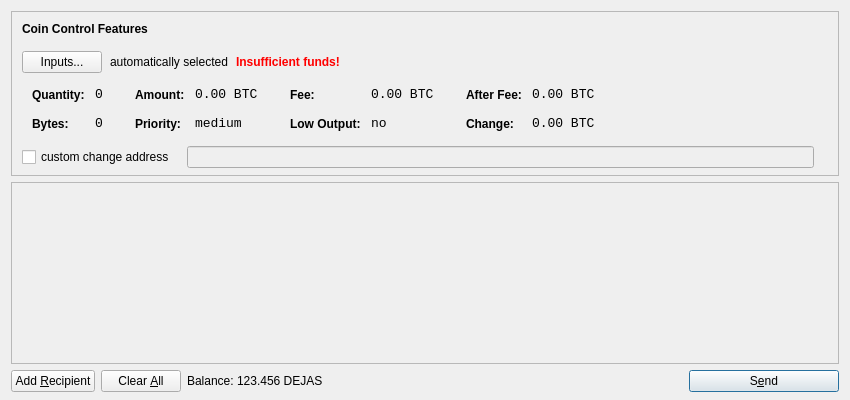
<?xml version="1.0" encoding="UTF-8"?>
<ui version="4.0">
 <class>SendCoinsDialog</class>
 <widget class="QDialog" name="SendCoinsDialog">
  <property name="geometry">
   <rect>
    <x>0</x>
    <y>0</y>
    <width>850</width>
    <height>400</height>
   </rect>
  </property>
  <property name="windowTitle">
   <string>Send Coins</string>
  </property>
  <layout class="QVBoxLayout" name="verticalLayout" stretch="0,1,0">
   <property name="bottomMargin">
    <number>8</number>
   </property>
   <item>
    <widget class="QFrame" name="frameCoinControl">
     <property name="sizePolicy">
      <sizepolicy hsizetype="Expanding" vsizetype="Expanding">
       <horstretch>0</horstretch>
       <verstretch>0</verstretch>
      </sizepolicy>
     </property>
     <property name="maximumSize">
      <size>
       <width>16777215</width>
       <height>16777215</height>
      </size>
     </property>
     <property name="frameShape">
      <enum>QFrame::StyledPanel</enum>
     </property>
     <property name="frameShadow">
      <enum>QFrame::Sunken</enum>
     </property>
     <layout class="QVBoxLayout" name="verticalLayoutCoinControl2">
      <property name="spacing">
       <number>-1</number>
      </property>
      <property name="leftMargin">
       <number>0</number>
      </property>
      <property name="topMargin">
       <number>0</number>
      </property>
      <property name="rightMargin">
       <number>0</number>
      </property>
      <property name="bottomMargin">
       <number>6</number>
      </property>
      <item>
       <layout class="QVBoxLayout" name="verticalLayoutCoinControl" stretch="0,0,0,0,1">
        <property name="spacing">
         <number>0</number>
        </property>
        <property name="leftMargin">
         <number>10</number>
        </property>
        <property name="topMargin">
         <number>10</number>
        </property>
        <item>
         <layout class="QHBoxLayout" name="horizontalLayoutCoinControl1">
          <property name="bottomMargin">
           <number>15</number>
          </property>
          <item>
           <widget class="QLabel" name="labelCoinControlFeatures">
            <property name="sizePolicy">
             <sizepolicy hsizetype="Preferred" vsizetype="Maximum">
              <horstretch>0</horstretch>
              <verstretch>0</verstretch>
             </sizepolicy>
            </property>
            <property name="font">
             <font>
              <weight>75</weight>
              <bold>true</bold>
             </font>
            </property>
            <property name="styleSheet">
             <string notr="true">font-weight:bold;</string>
            </property>
            <property name="text">
             <string>Coin Control Features</string>
            </property>
           </widget>
          </item>
         </layout>
        </item>
        <item>
         <layout class="QHBoxLayout" name="horizontalLayoutCoinControl2" stretch="0,0,0,0">
          <property name="spacing">
           <number>8</number>
          </property>
          <property name="bottomMargin">
           <number>10</number>
          </property>
          <item>
           <widget class="QPushButton" name="pushButtonCoinControl">
            <property name="styleSheet">
             <string notr="true"/>
            </property>
            <property name="text">
             <string>Inputs...</string>
            </property>
           </widget>
          </item>
          <item>
           <widget class="QLabel" name="labelCoinControlAutomaticallySelected">
            <property name="text">
             <string>automatically selected</string>
            </property>
            <property name="margin">
             <number>5</number>
            </property>
           </widget>
          </item>
          <item>
           <widget class="QLabel" name="labelCoinControlInsuffFunds">
            <property name="font">
             <font>
              <weight>75</weight>
              <bold>true</bold>
             </font>
            </property>
            <property name="styleSheet">
             <string notr="true">color:red;font-weight:bold;</string>
            </property>
            <property name="text">
             <string>Insufficient funds!</string>
            </property>
            <property name="margin">
             <number>5</number>
            </property>
           </widget>
          </item>
          <item>
           <spacer name="horizontalSpacerCoinControl">
            <property name="orientation">
             <enum>Qt::Horizontal</enum>
            </property>
            <property name="sizeHint" stdset="0">
             <size>
              <width>40</width>
              <height>1</height>
             </size>
            </property>
           </spacer>
          </item>
         </layout>
        </item>
        <item>
         <widget class="QWidget" name="widgetCoinControl" native="true">
          <property name="sizePolicy">
           <sizepolicy hsizetype="Preferred" vsizetype="Preferred">
            <horstretch>0</horstretch>
            <verstretch>0</verstretch>
           </sizepolicy>
          </property>
          <property name="minimumSize">
           <size>
            <width>0</width>
            <height>0</height>
           </size>
          </property>
          <property name="styleSheet">
           <string notr="true"/>
          </property>
          <layout class="QHBoxLayout" name="horizontalLayoutCoinControl5">
           <property name="margin">
            <number>0</number>
           </property>
           <item>
            <layout class="QHBoxLayout" name="horizontalLayoutCoinControl3" stretch="0,0,0,1">
             <property name="spacing">
              <number>20</number>
             </property>
             <property name="topMargin">
              <number>0</number>
             </property>
             <property name="bottomMargin">
              <number>10</number>
             </property>
             <item>
              <layout class="QFormLayout" name="formLayoutCoinControl1">
               <property name="horizontalSpacing">
                <number>10</number>
               </property>
               <property name="verticalSpacing">
                <number>14</number>
               </property>
               <property name="leftMargin">
                <number>10</number>
               </property>
               <property name="topMargin">
                <number>4</number>
               </property>
               <property name="rightMargin">
                <number>6</number>
               </property>
               <item row="0" column="0">
                <widget class="QLabel" name="labelCoinControlQuantityText">
                 <property name="styleSheet">
                  <string notr="true">font-weight:bold;</string>
                 </property>
                 <property name="text">
                  <string>Quantity:</string>
                 </property>
                 <property name="margin">
                  <number>0</number>
                 </property>
                </widget>
               </item>
               <item row="0" column="1">
                <widget class="QLabel" name="labelCoinControlQuantity">
                 <property name="font">
                  <font>
                   <family>Monospace</family>
                   <pointsize>10</pointsize>
                  </font>
                 </property>
                 <property name="cursor">
                  <cursorShape>IBeamCursor</cursorShape>
                 </property>
                 <property name="contextMenuPolicy">
                  <enum>Qt::ActionsContextMenu</enum>
                 </property>
                 <property name="text">
                  <string notr="true">0</string>
                 </property>
                 <property name="margin">
                  <number>0</number>
                 </property>
                 <property name="textInteractionFlags">
                  <set>Qt::LinksAccessibleByMouse|Qt::TextSelectableByKeyboard|Qt::TextSelectableByMouse</set>
                 </property>
                </widget>
               </item>
               <item row="1" column="0">
                <widget class="QLabel" name="labelCoinControlBytesText">
                 <property name="styleSheet">
                  <string notr="true">font-weight:bold;</string>
                 </property>
                 <property name="text">
                  <string>Bytes:</string>
                 </property>
                </widget>
               </item>
               <item row="1" column="1">
                <widget class="QLabel" name="labelCoinControlBytes">
                 <property name="font">
                  <font>
                   <family>Monospace</family>
                   <pointsize>10</pointsize>
                  </font>
                 </property>
                 <property name="cursor">
                  <cursorShape>IBeamCursor</cursorShape>
                 </property>
                 <property name="contextMenuPolicy">
                  <enum>Qt::ActionsContextMenu</enum>
                 </property>
                 <property name="text">
                  <string notr="true">0</string>
                 </property>
                 <property name="textInteractionFlags">
                  <set>Qt::LinksAccessibleByMouse|Qt::TextSelectableByKeyboard|Qt::TextSelectableByMouse</set>
                 </property>
                </widget>
               </item>
              </layout>
             </item>
             <item>
              <layout class="QFormLayout" name="formLayoutCoinControl2">
               <property name="horizontalSpacing">
                <number>10</number>
               </property>
               <property name="verticalSpacing">
                <number>14</number>
               </property>
               <property name="leftMargin">
                <number>6</number>
               </property>
               <property name="topMargin">
                <number>4</number>
               </property>
               <property name="rightMargin">
                <number>6</number>
               </property>
               <item row="0" column="0">
                <widget class="QLabel" name="labelCoinControlAmountText">
                 <property name="styleSheet">
                  <string notr="true">font-weight:bold;</string>
                 </property>
                 <property name="text">
                  <string>Amount:</string>
                 </property>
                 <property name="margin">
                  <number>0</number>
                 </property>
                </widget>
               </item>
               <item row="0" column="1">
                <widget class="QLabel" name="labelCoinControlAmount">
                 <property name="font">
                  <font>
                   <family>Monospace</family>
                   <pointsize>10</pointsize>
                  </font>
                 </property>
                 <property name="cursor">
                  <cursorShape>IBeamCursor</cursorShape>
                 </property>
                 <property name="contextMenuPolicy">
                  <enum>Qt::ActionsContextMenu</enum>
                 </property>
                 <property name="text">
                  <string notr="true">0.00 BTC</string>
                 </property>
                 <property name="textInteractionFlags">
                  <set>Qt::LinksAccessibleByMouse|Qt::TextSelectableByKeyboard|Qt::TextSelectableByMouse</set>
                 </property>
                </widget>
               </item>
               <item row="1" column="0">
                <widget class="QLabel" name="labelCoinControlPriorityText">
                 <property name="styleSheet">
                  <string notr="true">font-weight:bold;</string>
                 </property>
                 <property name="text">
                  <string>Priority:</string>
                 </property>
                </widget>
               </item>
               <item row="1" column="1">
                <widget class="QLabel" name="labelCoinControlPriority">
                 <property name="font">
                  <font>
                   <family>Monospace</family>
                   <pointsize>10</pointsize>
                  </font>
                 </property>
                 <property name="cursor">
                  <cursorShape>IBeamCursor</cursorShape>
                 </property>
                 <property name="contextMenuPolicy">
                  <enum>Qt::ActionsContextMenu</enum>
                 </property>
                 <property name="text">
                  <string>medium</string>
                 </property>
                 <property name="textInteractionFlags">
                  <set>Qt::LinksAccessibleByMouse|Qt::TextSelectableByKeyboard|Qt::TextSelectableByMouse</set>
                 </property>
                </widget>
               </item>
              </layout>
             </item>
             <item>
              <layout class="QFormLayout" name="formLayoutCoinControl3">
               <property name="horizontalSpacing">
                <number>10</number>
               </property>
               <property name="verticalSpacing">
                <number>14</number>
               </property>
               <property name="leftMargin">
                <number>6</number>
               </property>
               <property name="topMargin">
                <number>4</number>
               </property>
               <property name="rightMargin">
                <number>6</number>
               </property>
               <item row="0" column="0">
                <widget class="QLabel" name="labelCoinControlFeeText">
                 <property name="styleSheet">
                  <string notr="true">font-weight:bold;</string>
                 </property>
                 <property name="text">
                  <string>Fee:</string>
                 </property>
                 <property name="margin">
                  <number>0</number>
                 </property>
                </widget>
               </item>
               <item row="0" column="1">
                <widget class="QLabel" name="labelCoinControlFee">
                 <property name="font">
                  <font>
                   <family>Monospace</family>
                   <pointsize>10</pointsize>
                  </font>
                 </property>
                 <property name="cursor">
                  <cursorShape>IBeamCursor</cursorShape>
                 </property>
                 <property name="contextMenuPolicy">
                  <enum>Qt::ActionsContextMenu</enum>
                 </property>
                 <property name="text">
                  <string notr="true">0.00 BTC</string>
                 </property>
                 <property name="textInteractionFlags">
                  <set>Qt::LinksAccessibleByMouse|Qt::TextSelectableByKeyboard|Qt::TextSelectableByMouse</set>
                 </property>
                </widget>
               </item>
               <item row="1" column="0">
                <widget class="QLabel" name="labelCoinControlLowOutputText">
                 <property name="styleSheet">
                  <string notr="true">font-weight:bold;</string>
                 </property>
                 <property name="text">
                  <string>Low Output:</string>
                 </property>
                </widget>
               </item>
               <item row="1" column="1">
                <widget class="QLabel" name="labelCoinControlLowOutput">
                 <property name="font">
                  <font>
                   <family>Monospace</family>
                   <pointsize>10</pointsize>
                  </font>
                 </property>
                 <property name="cursor">
                  <cursorShape>IBeamCursor</cursorShape>
                 </property>
                 <property name="contextMenuPolicy">
                  <enum>Qt::ActionsContextMenu</enum>
                 </property>
                 <property name="text">
                  <string>no</string>
                 </property>
                 <property name="textInteractionFlags">
                  <set>Qt::LinksAccessibleByMouse|Qt::TextSelectableByKeyboard|Qt::TextSelectableByMouse</set>
                 </property>
                </widget>
               </item>
              </layout>
             </item>
             <item>
              <layout class="QFormLayout" name="formLayoutCoinControl4">
               <property name="horizontalSpacing">
                <number>10</number>
               </property>
               <property name="verticalSpacing">
                <number>14</number>
               </property>
               <property name="leftMargin">
                <number>6</number>
               </property>
               <property name="topMargin">
                <number>4</number>
               </property>
               <property name="rightMargin">
                <number>6</number>
               </property>
               <item row="0" column="0">
                <widget class="QLabel" name="labelCoinControlAfterFeeText">
                 <property name="styleSheet">
                  <string notr="true">font-weight:bold;</string>
                 </property>
                 <property name="text">
                  <string>After Fee:</string>
                 </property>
                 <property name="margin">
                  <number>0</number>
                 </property>
                </widget>
               </item>
               <item row="0" column="1">
                <widget class="QLabel" name="labelCoinControlAfterFee">
                 <property name="font">
                  <font>
                   <family>Monospace</family>
                   <pointsize>10</pointsize>
                  </font>
                 </property>
                 <property name="cursor">
                  <cursorShape>IBeamCursor</cursorShape>
                 </property>
                 <property name="contextMenuPolicy">
                  <enum>Qt::ActionsContextMenu</enum>
                 </property>
                 <property name="text">
                  <string notr="true">0.00 BTC</string>
                 </property>
                 <property name="textInteractionFlags">
                  <set>Qt::LinksAccessibleByMouse|Qt::TextSelectableByKeyboard|Qt::TextSelectableByMouse</set>
                 </property>
                </widget>
               </item>
               <item row="1" column="0">
                <widget class="QLabel" name="labelCoinControlChangeText">
                 <property name="styleSheet">
                  <string notr="true">font-weight:bold;</string>
                 </property>
                 <property name="text">
                  <string>Change:</string>
                 </property>
                </widget>
               </item>
               <item row="1" column="1">
                <widget class="QLabel" name="labelCoinControlChange">
                 <property name="font">
                  <font>
                   <family>Monospace</family>
                   <pointsize>10</pointsize>
                  </font>
                 </property>
                 <property name="cursor">
                  <cursorShape>IBeamCursor</cursorShape>
                 </property>
                 <property name="contextMenuPolicy">
                  <enum>Qt::ActionsContextMenu</enum>
                 </property>
                 <property name="text">
                  <string notr="true">0.00 BTC</string>
                 </property>
                 <property name="textInteractionFlags">
                  <set>Qt::LinksAccessibleByMouse|Qt::TextSelectableByKeyboard|Qt::TextSelectableByMouse</set>
                 </property>
                </widget>
               </item>
              </layout>
             </item>
            </layout>
           </item>
          </layout>
         </widget>
        </item>
        <item>
         <layout class="QHBoxLayout" name="horizontalLayoutCoinControl4" stretch="0,0,0">
          <property name="spacing">
           <number>12</number>
          </property>
          <property name="sizeConstraint">
           <enum>QLayout::SetDefaultConstraint</enum>
          </property>
          <property name="topMargin">
           <number>5</number>
          </property>
          <property name="rightMargin">
           <number>5</number>
          </property>
          <item>
           <widget class="QCheckBox" name="checkBoxCoinControlChange">
            <property name="text">
             <string>custom change address</string>
            </property>
           </widget>
          </item>
          <item>
           <widget class="QLineEdit" name="lineEditCoinControlChange">
            <property name="enabled">
             <bool>false</bool>
            </property>
            <property name="sizePolicy">
             <sizepolicy hsizetype="Expanding" vsizetype="Fixed">
              <horstretch>0</horstretch>
              <verstretch>0</verstretch>
             </sizepolicy>
            </property>
           </widget>
          </item>
          <item>
           <widget class="QLabel" name="labelCoinControlChangeLabel">
            <property name="sizePolicy">
             <sizepolicy hsizetype="Preferred" vsizetype="Expanding">
              <horstretch>0</horstretch>
              <verstretch>0</verstretch>
             </sizepolicy>
            </property>
            <property name="minimumSize">
             <size>
              <width>0</width>
              <height>0</height>
             </size>
            </property>
            <property name="text">
             <string/>
            </property>
            <property name="margin">
             <number>3</number>
            </property>
           </widget>
          </item>
         </layout>
        </item>
        <item>
         <spacer name="verticalSpacerCoinControl">
          <property name="orientation">
           <enum>Qt::Vertical</enum>
          </property>
          <property name="sizeHint" stdset="0">
           <size>
            <width>800</width>
            <height>1</height>
           </size>
          </property>
         </spacer>
        </item>
       </layout>
      </item>
     </layout>
    </widget>
   </item>
   <item>
    <widget class="QScrollArea" name="scrollArea">
     <property name="widgetResizable">
      <bool>true</bool>
     </property>
     <widget class="QWidget" name="scrollAreaWidgetContents">
      <property name="geometry">
       <rect>
        <x>0</x>
        <y>0</y>
        <width>830</width>
        <height>165</height>
       </rect>
      </property>
      <layout class="QVBoxLayout" name="verticalLayout_2">
       <property name="margin">
        <number>0</number>
       </property>
       <item>
        <layout class="QVBoxLayout" name="entries">
         <property name="spacing">
          <number>6</number>
         </property>
        </layout>
       </item>
       <item>
        <spacer name="verticalSpacer">
         <property name="orientation">
          <enum>Qt::Vertical</enum>
         </property>
         <property name="sizeHint" stdset="0">
          <size>
           <width>20</width>
           <height>40</height>
          </size>
         </property>
        </spacer>
       </item>
      </layout>
     </widget>
    </widget>
   </item>
   <item>
    <layout class="QHBoxLayout" name="horizontalLayout">
     <item>
      <widget class="QPushButton" name="addButton">
       <property name="toolTip">
        <string>Send to multiple recipients at once</string>
       </property>
       <property name="text">
        <string>Add &amp;Recipient</string>
       </property>
       <property name="icon">
        <iconset resource="../bitcoin.qrc">
         <normaloff>:/icons/add</normaloff>:/icons/add</iconset>
       </property>
       <property name="autoDefault">
        <bool>false</bool>
       </property>
      </widget>
     </item>
     <item>
      <widget class="QPushButton" name="clearButton">
       <property name="sizePolicy">
        <sizepolicy hsizetype="Minimum" vsizetype="Fixed">
         <horstretch>0</horstretch>
         <verstretch>0</verstretch>
        </sizepolicy>
       </property>
       <property name="toolTip">
        <string>Remove all transaction fields</string>
       </property>
       <property name="text">
        <string>Clear &amp;All</string>
       </property>
       <property name="icon">
        <iconset resource="../bitcoin.qrc">
         <normaloff>:/icons/remove</normaloff>:/icons/remove</iconset>
       </property>
       <property name="autoRepeatDelay">
        <number>300</number>
       </property>
       <property name="autoDefault">
        <bool>false</bool>
       </property>
      </widget>
     </item>
     <item>
      <layout class="QHBoxLayout" name="horizontalLayout_2">
       <property name="spacing">
        <number>3</number>
       </property>
       <item>
        <widget class="QLabel" name="label">
         <property name="text">
          <string>Balance:</string>
         </property>
        </widget>
       </item>
       <item>
        <widget class="QLabel" name="labelBalance">
         <property name="cursor">
          <cursorShape>IBeamCursor</cursorShape>
         </property>
         <property name="text">
          <string>123.456 DEJAS</string>
         </property>
         <property name="textInteractionFlags">
          <set>Qt::LinksAccessibleByMouse|Qt::TextSelectableByKeyboard|Qt::TextSelectableByMouse</set>
         </property>
        </widget>
       </item>
      </layout>
     </item>
     <item>
      <spacer name="horizontalSpacer">
       <property name="orientation">
        <enum>Qt::Horizontal</enum>
       </property>
       <property name="sizeHint" stdset="0">
        <size>
         <width>40</width>
         <height>20</height>
        </size>
       </property>
      </spacer>
     </item>
     <item>
      <widget class="QPushButton" name="sendButton">
       <property name="minimumSize">
        <size>
         <width>150</width>
         <height>0</height>
        </size>
       </property>
       <property name="toolTip">
        <string>Confirm the send action</string>
       </property>
       <property name="text">
        <string>S&amp;end</string>
       </property>
       <property name="icon">
        <iconset resource="../bitcoin.qrc">
         <normaloff>:/icons/send</normaloff>:/icons/send</iconset>
       </property>
       <property name="default">
        <bool>true</bool>
       </property>
      </widget>
     </item>
    </layout>
   </item>
  </layout>
 </widget>
 <resources>
  <include location="../bitcoin.qrc"/>
 </resources>
 <connections/>
</ui>
